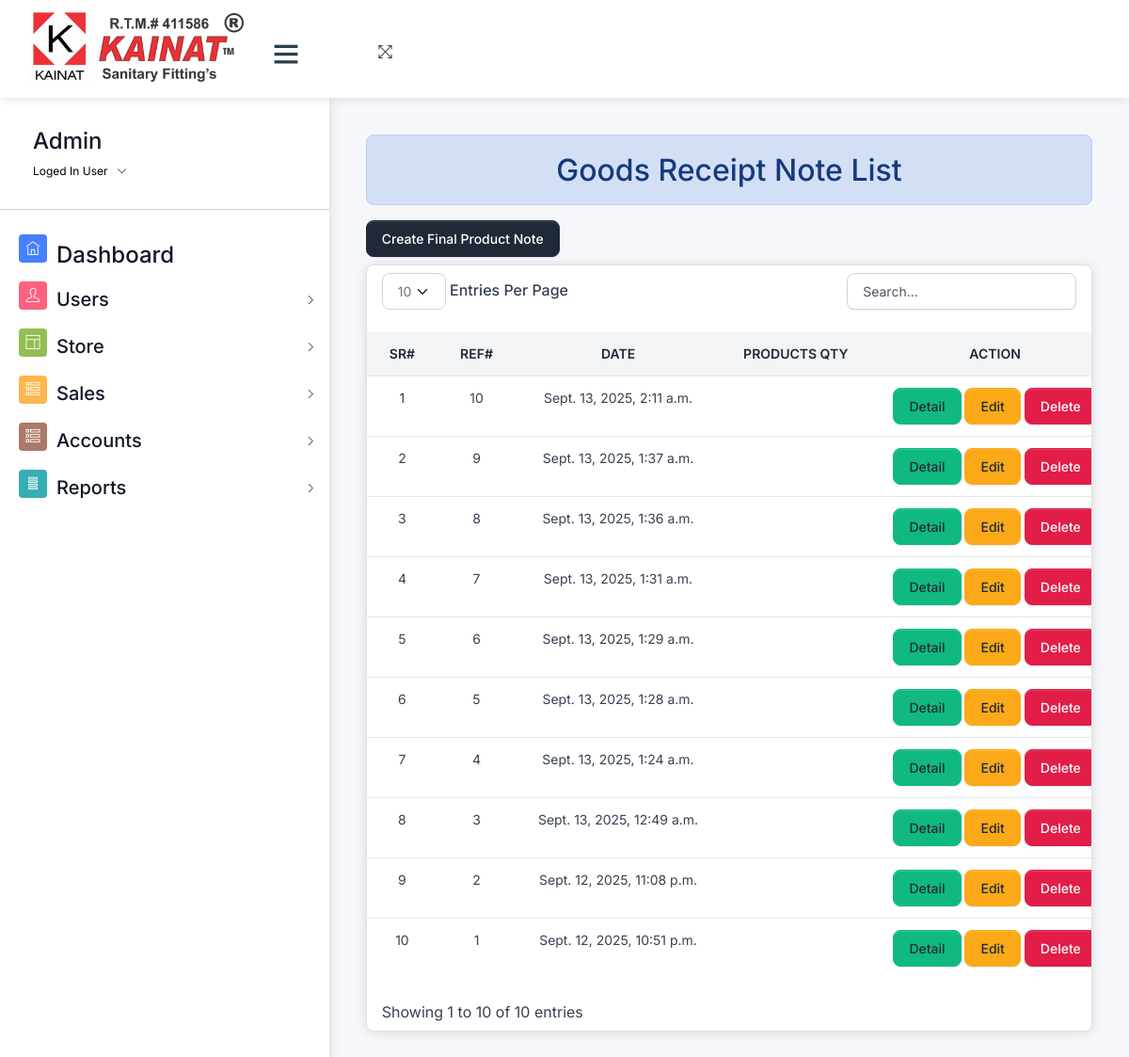
The page /list-final-pro-note/ (signed in) on the database its author committed.
### home/models.py (models this page shows, shortened)
class Final_Product_Note(models.Model):
    products = models.ManyToManyField(Final_Product, through='Final_Product_Note_Product')
    date_created = models.DateTimeField(auto_now_add=True)
    created_by = models.ForeignKey(User, on_delete=models.RESTRICT,null=True)

### home/views/final_product_note.py (the view)
# urls.py: path('list-final-pro-note/', final_product_note.list_final_product_note, name='list_final_pro_note'),
@login_required
@permission_required('home.view_store_purchase_note', login_url='/login/')
def list_final_product_note(request):
    product_notes=Final_Product_Note.objects.all().order_by('-id')
    data={'product_notes':product_notes}
    return render(request, 'final_product_note/list_final_pro_note.html',data)

### templates/final_product_note/list_final_pro_note.html (shortened to what this page needs)
{% extends 'css-js-links.html' %}
{% load static %}
{% load custom_filters %}
{% block context %}
{% if request.user.is_superuser %}
{% include 'navbar.html' %}
{% else %}
{% include 'store/navbar.html' %}
{% endif %}
{% endblock context %}
{% block body %}
<div class="pcoded-content">
  <div class="pcoded-inner-content">
    <div class="main-body">
      <div class="page-wrapper">
        <div class="page-body">
  <div class="row">
    <div class="col-md-12">
      <h2 class="text-center alert alert-info">
        Goods Receipt Note List
      </h2>
      {% if perms.home.add_store_purchase_note %}
      <a class="btn btn-primary mb-2" href="{% url 'create_final_pro_note' %}">Create Final Product Note</a>
      {% endif %}
      <div class="card py">
        <div class="table-responsive py-2">
          {% if product_notes%}
          <table class="table table-flush" id="datatable">
            <thead class="thead-light">
              <tr>
                <th class="border-bottom fw-bolder text-center" scope="col">
                  Sr#
                </th>
                <th class="border-bottom fw-bolder text-center" scope="col">
                  Ref#
                </th>
                <th class="border-bottom fw-bolder text-center" scope="col">
                  Date
                </th>
                <th class="border-bottom fw-bolder text-center" scope="col">
                  Products Qty
                </th>
                {% if perms.home.change_store_purchase_note or perms.home.delete_store_purchase_note %}
                <th class="border-bottom fw-bolder text-center" scope="col">
                  Action
                </th>
                {% else %}
                <th class="border-bottom fw-bolder text-center" scope="col">
                </th>
                {% endif %}
              </tr>
            </thead>
            <tbody>
              {% for purchasereceipt in product_notes %}
              <tr id="salereceipt-{{ purchasereceipt.id }}">
                <td class="text-center">{{ forloop.counter }}</td>
                <td class="text-center">{{ purchasereceipt.id }}</td>
                <td class="text-center">{{ purchasereceipt.date_created }}</td>
                <td class="text-center">
                </td>
                <td class="text-center">
                  {% if perms.home.view_store_purchase_note  %}
                  <a class="btn btn-success" href="{% url 'print_store_purchase' purchasereceipt.id %}">Detail</a>
                  {% endif %}
                  {% if perms.home.change_store_purchase_note %}
                  <a class="btn btn-warning" href="{% url 'edit_store_purchase' purchasereceipt.id %}">Edit</a>
                  {% endif %}
                  {% if perms.home.delete_store_purchase_note %}
                  <button class="btn btn-danger delete-salereceipt" data-salereceipt-id="{{ purchasereceipt.id }}">
                    Delete
                  </button>
                  {% endif %}
                </td>
              </tr>
              {% endfor %}
            </tbody>
          </table>
          {% else %}
          <h4 class="text-center alert alert-warning">No Record Found</h4>
          {% endif %}
        </div>
      </div>
    </div>
  </div>
</div>
{% endblock body %}

### templates/navbar.html (shortened to what this page needs)
{% load static %}
<div id="pcoded" class="pcoded">
  <div class="pcoded-container navbar-wrapper">
    <nav style="padding: 0 ; margin: 0 ;" class="navbar header-navbar pcoded-header">
      <div class="navbar-wrapper">
        <div style="height: 100px ;background-color: #ffffff " class="navbar-logo  ">
          <a class="mobile-menu mt-2 text-dark fs-3" id="mobile-collapse" href="#!">
            <i class="ti-menu text-dark"></i>
          </a>
          <a class=" fs-4  btn " href="/"><img style="height: 90px" src="{% static 'assets/images/kainat.png' %}"
              alt=""></a>
        </div>
        <div class="navbar-container container-fluid">
          <ul class="nav-left">
            <li class="mt-3">
              <a href="#!" onclick="javascript:toggleFullScreen()">
                <i class="ti-fullscreen"></i>
              </a>
            </li>
            <li>
              <div id="display-msg" class="text-center mt-4" style="min-height: 70px">
              </div>
            </li>
          </ul>
    </nav>
    <div class="pcoded-main-container">
      <div class="pcoded-wrapper">
        <nav class="pcoded-navbar">
          <div class="pcoded-inner-navbar main-menu">
            <div class="">
              <div class="main-menu-header">
                <div class="user-details">
                  <span>
                    <h4>{{request.user}}</h4>
                  </span>
                  <span id="more-details">Loged In User<i class="ti-angle-down"></i></span>
                </div>
              </div>
            </div>
            <hr>
            <ul class="pcoded-item pcoded-left-item">
              {% if perms.home.view_dashboard %}
              <li class=" {% if request.path == '/' %} color-info {% endif %}">
                <a href="/">
                  <span class="pcoded-micon"><i class="ti-home"></i><b>D</b></span>
                  <span class="pcoded-mtext fs-5" data-i18n="nav.dash.main">
                    <h4>Dashboard</h4>
                  </span>
                </a>
              </li>
              {% endif %}
              {% if perms.home.view_user %}
              <li
                class="pcoded-hasmenu  {% if request.path == '/create_user/' or request.path == '/list_users/' %} color-info {% endif %} ">
                <a href="javascript:void(0)">
                  <span class="pcoded-micon"><i class="ti-user"></i></span>
                  <span class="pcoded-mtext fs-5" data-i18n="nav.basic-components.main">
                    <h5>Users</h5>
                  </span>
                </a>
              </li>
              {% endif %}
              {% if perms.home.view_store %}
              <li
                class="pcoded-hasmenu   ">
                <a href="javascript:void(0)">
                  <span class="pcoded-micon"><i class="ti-layout"></i></span>
                  <span class="pcoded-mtext fs-5" data-i18n="nav.basic-components.main">
                    <h5>Store</h5>
                  </span>
                </a>
              </li>
              {% endif %}
              {% if perms.home.view_sales_receipt %}
              <li class="pcoded-hasmenu {% if request.path == '/list-sales/'  %} color-info {% endif %} ">
                <a href="javascript:void(0)">
                  <span class="pcoded-micon"><i class="ti-view-list-alt"></i></span>
                  <span class="pcoded-mtext fs-5" data-i18n="nav.basic-components.main">
                    <h5>Sales</h5>
                  </span>
                </a>
              </li>
              {% endif %}
              {% if perms.home.view_account %}
              <li
                class="pcoded-hasmenu  ">
                <a href="javascript:void(0)">
                  <span class="pcoded-micon"><i class="ti-view-list-alt"></i></span>
                  <span class="pcoded-mtext fs-5" data-i18n="nav.basic-components.main">
                    <h5>Accounts</h5>
                  </span>
                </a>
              </li>
              {% endif %}
              {% if perms.home.view_reports %}
              <li
                class="pcoded-hasmenu  {% if request.path == '/us/' or request.path == '/create/' %} color-info {% endif %} ">
                <a href="javascript:void(0)">
                  <span class="pcoded-micon"><i class="ti-layout-menu-v"></i></span>
                  <span class="pcoded-mtext fs-5" data-i18n="nav.basic-components.main">
                    <h5>Reports</h5>
                  </span>
                </a>
              </li>
              {% endif %}
            </ul>
          </div>
        </nav>

### rows shown on the page
Final_Product_Note: id "10", date_created "Sept. 13, 2025, 2:11 a.m."
Final_Product_Note: id "9", date_created "Sept. 13, 2025, 1:37 a.m."
Final_Product_Note: id "8", date_created "Sept. 13, 2025, 1:36 a.m."
Final_Product_Note: id "7", date_created "Sept. 13, 2025, 1:31 a.m."
Final_Product_Note: id "6", date_created "Sept. 13, 2025, 1:29 a.m."
Final_Product_Note: id "5", date_created "Sept. 13, 2025, 1:28 a.m."
Final_Product_Note: id "4", date_created "Sept. 13, 2025, 1:24 a.m."
Final_Product_Note: id "3", date_created "Sept. 13, 2025, 12:49 a.m."
Final_Product_Note: id "2", date_created "Sept. 12, 2025, 11:08 p.m."
Final_Product_Note: id "1", date_created "Sept. 12, 2025, 10:51 p.m."

### other values the page prints
{{ request.user }} "Admin"
